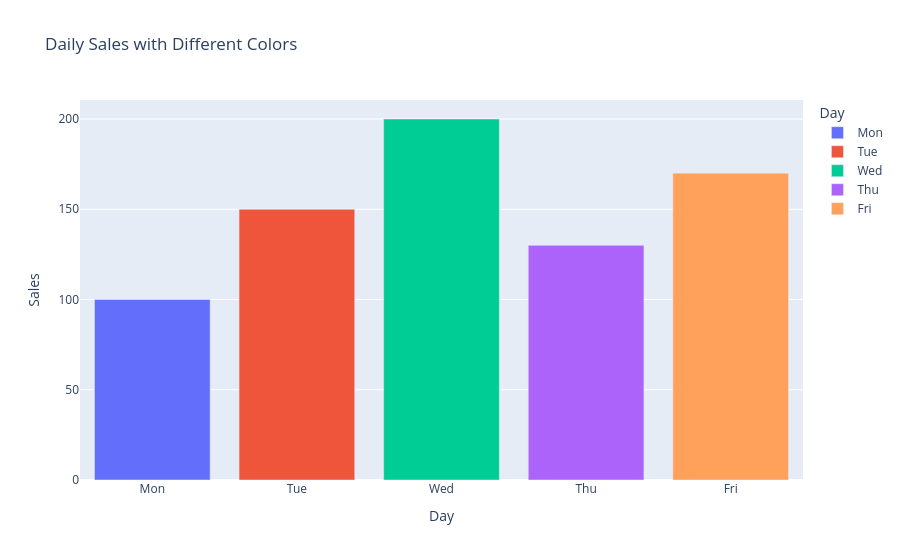

Here is the notebook cell this chart was saved with:
### Markdown cell above
### Example 5: Colored Bar Plot

### Code cell
fig = px.bar(
    df,
    x="Day",
    y="Sales",
    color="Day",
    title="Daily Sales with Different Colors")
fig.write_image("barplot.png")   
fig.show()

### Figure 1 — Plotly figure (JSON) as saved in the notebook; plotly's stock layout.template omitted (floating-point values rounded to 4 significant figures)
{"data": [{"hovertemplate": "Day=%{x}<br>Sales=%{y}<extra></extra>", "legendgroup": "Mon", "marker": {"color": "#636efa", "pattern": {"shape": ""}}, "name": "Mon", "orientation": "v", "showlegend": true, "textposition": "auto", "type": "bar", "x": ["Mon"], "xaxis": "x", "y": [100], "yaxis": "y"}, {"hovertemplate": "Day=%{x}<br>Sales=%{y}<extra></extra>", "legendgroup": "Tue", "marker": {"color": "#EF553B", "pattern": {"shape": ""}}, "name": "Tue", "orientation": "v", "showlegend": true, "textposition": "auto", "type": "bar", "x": ["Tue"], "xaxis": "x", "y": [150], "yaxis": "y"}, {"hovertemplate": "Day=%{x}<br>Sales=%{y}<extra></extra>", "legendgroup": "Wed", "marker": {"color": "#00cc96", "pattern": {"shape": ""}}, "name": "Wed", "orientation": "v", "showlegend": true, "textposition": "auto", "type": "bar", "x": ["Wed"], "xaxis": "x", "y": [200], "yaxis": "y"}, {"hovertemplate": "Day=%{x}<br>Sales=%{y}<extra></extra>", "legendgroup": "Thu", "marker": {"color": "#ab63fa", "pattern": {"shape": ""}}, "name": "Thu", "orientation": "v", "showlegend": true, "textposition": "auto", "type": "bar", "x": ["Thu"], "xaxis": "x", "y": [130], "yaxis": "y"}, {"hovertemplate": "Day=%{x}<br>Sales=%{y}<extra></extra>", "legendgroup": "Fri", "marker": {"color": "#FFA15A", "pattern": {"shape": ""}}, "name": "Fri", "orientation": "v", "showlegend": true, "textposition": "auto", "type": "bar", "x": ["Fri"], "xaxis": "x", "y": [170], "yaxis": "y"}], "layout": {"barmode": "relative", "legend": {"title": {"text": "Day"}, "tracegroupgap": 0}, "title": {"text": "Daily Sales with Different Colors"}, "xaxis": {"anchor": "y", "categoryarray": ["Mon", "Tue", "Wed", "Thu", "Fri"], "categoryorder": "array", "domain": [0, 1], "title": {"text": "Day"}}, "yaxis": {"anchor": "x", "domain": [0, 1], "title": {"text": "Sales"}}}}
